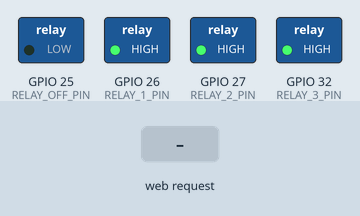
This sketch was run on a simulated ESP32. Shown: switched loads named in the sketch (green lamp = pin HIGH). The inputs (shaded band) are chosen by the test bench. WiFi joins after 1.5 s; servers stay silent unless stated; what the sketch prints to the serial monitor is not drawn.

Above: at 2.7 s.
2.8 s: HTTP request GET /speed1 received
At 4.0 s:
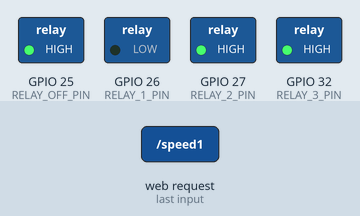
4.3 s: HTTP request GET /speed2 received
At 5.2 s:
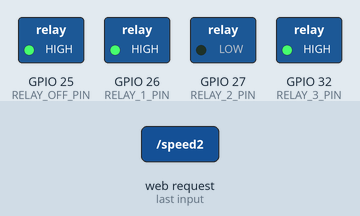
5.8 s: HTTP request GET /speed3 received
At 6.3 s:
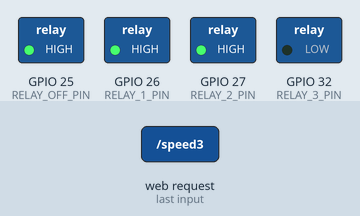
7.3 s: HTTP request GET /off received
At 8.6 s:
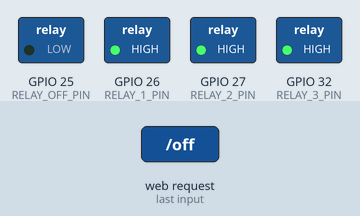
Timing chart, 0 to 9.8 s (numbered marks = the images above; inputs shaded):
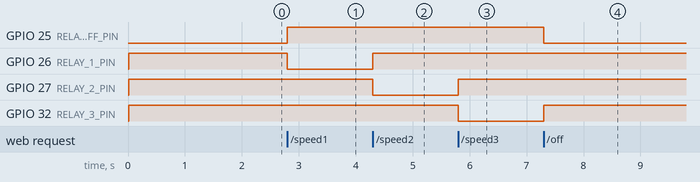

Measured:
- after the input at 2.8 s, GPIO 25 (RELAY_OFF_PIN): LOW → HIGH at once; GPIO 26 (RELAY_1_PIN): HIGH → LOW at once
- after the input at 4.3 s, GPIO 26 (RELAY_1_PIN): LOW → HIGH at once; GPIO 27 (RELAY_2_PIN): HIGH → LOW at once
- after the input at 5.8 s, GPIO 27 (RELAY_2_PIN): LOW → HIGH at once; GPIO 32 (RELAY_3_PIN): HIGH → LOW at once
- after the input at 7.3 s, GPIO 25 (RELAY_OFF_PIN): HIGH → LOW at once; GPIO 32 (RELAY_3_PIN): LOW → HIGH at once

The sketch:

ESP32_Fan_Control.ino
```cpp
#include <WiFi.h>
#include <WiFiClient.h>
#include <WebServer.h>

// Replace with your network credentials
const char* ssid = "YOUR_SSID";
const char* password = "YOUR_PASSWORD";

WebServer server(80);

// Define GPIO pins for relays
// Adjust these based on your ESP32 board and relay module connections
const int RELAY_OFF_PIN = 25; // Example: GPIO25 for Fan OFF
const int RELAY_1_PIN = 26;   // Example: GPIO26 for Speed 1
const int RELAY_2_PIN = 27;   // Example: GPIO27 for Speed 2
const int RELAY_3_PIN = 32;   // Example: GPIO32 for Speed 3

int currentFanState = 0; // 0:OFF, 1:Speed1, 2:Speed2, 3:Speed3

// HTML for the web interface
const char* HTML_CONTENT = R"rawliteral(
<!DOCTYPE html>
<html>
<head>
    <title>ESP32 Fan Control</title>
    <meta name="viewport" content="width=device-width, initial-scale=1">
    <style>
        body { font-family: Arial, sans-serif; text-align: center; margin: 50px; background-color: #f0f0f0; }
        .container { background-color: #fff; padding: 20px; border-radius: 8px; box-shadow: 0 2px 4px rgba(0,0,0,0.1); display: inline-block; }
        h1 { color: #333; }
        .button {
            display: block;
            width: 150px;
            padding: 15px;
            margin: 10px auto;
            font-size: 18px;
            cursor: pointer;
            border: none;
            border-radius: 5px;
            color: white;
            background-color: #007bff;
            transition: background-color 0.3s ease;
        }
        .button.off { background-color: #dc3545; }
        .button.speed { background-color: #28a745; }
        .button:hover { opacity: 0.9; }
        .status { margin-top: 20px; font-size: 1.2em; color: #555; }
    </style>
</head>
<body>
    <div class="container">
        <h1>ESP32 Fan Control</h1>
        <p class="status">Current Status: <span id="fanStatus">Unknown</span></p>
        <button class="button off" onclick="sendCmd('off')">Fan OFF</button>
        <button class="button speed" onclick="sendCmd('speed1')">Speed 1</button>
        <button class="button speed" onclick="sendCmd('speed2')">Speed 2</button>
        <button class="button speed" onclick="sendCmd('speed3')">Speed 3</button>
    </div>

    <script>
        function sendCmd(cmd) {
            var xhr = new XMLHttpRequest();
            xhr.open("GET", "/" + cmd, true);
            xhr.send();
            xhr.onload = function() {
                if (xhr.status == 200) {
                    updateStatus(cmd);
                } else {
                    document.getElementById("fanStatus").innerText = "Error sending command!";
                }
            };
        }

        function updateStatus(cmd) {
            let statusText = "OFF";
            switch(cmd) {
                case 'off': statusText = "OFF"; break;
                case 'speed1': statusText = "Speed 1"; break;
                case 'speed2': statusText = "Speed 2"; break;
                case 'speed3': statusText = "Speed 3"; break;
                default: statusText = "Unknown"; break;
            }
            document.getElementById("fanStatus").innerText = statusText;
        }

        function fetchStatus() {
            var xhr = new XMLHttpRequest();
            xhr.open("GET", "/status", true);
            xhr.onload = function() {
                if (xhr.status == 200) {
                    let state = parseInt(xhr.responseText);
                    let cmd = 'off';
                    switch(state) {
                        case 1: cmd = 'speed1'; break;
                        case 2: cmd = 'speed2'; break;
                        case 3: cmd = 'speed3'; break;
                    }
                    updateStatus(cmd);
                }
            };
            xhr.send();
        }

        // Fetch initial status when the page loads
        window.onload = fetchStatus;
    </script>
</body>
</html>
)rawliteral";

void setFanState(int state) {
  // Turn off all relays first to ensure only one is active
  digitalWrite(RELAY_OFF_PIN, HIGH); // Assuming HIGH means relay OFF (normally open)
  digitalWrite(RELAY_1_PIN, HIGH);
  digitalWrite(RELAY_2_PIN, HIGH);
  digitalWrite(RELAY_3_PIN, HIGH);

  // Activate the desired relay
  switch (state) {
    case 0: // OFF
      digitalWrite(RELAY_OFF_PIN, LOW); // Activate OFF relay
      break;
    case 1: // Speed 1
      digitalWrite(RELAY_1_PIN, LOW);
      break;
    case 2: // Speed 2
      digitalWrite(RELAY_2_PIN, LOW);
      break;
    case 3: // Speed 3
      digitalWrite(RELAY_3_PIN, LOW);
      break;
    default:
      // Should not happen
      break;
  }
  currentFanState = state;
}

void handleRoot() {
  server.send(200, "text/html", HTML_CONTENT);
}

void handleOff() {
  setFanState(0);
  server.send(200, "text/plain", "Fan OFF");
}

void handleSpeed1() {
  setFanState(1);
  server.send(200, "text/plain", "Speed 1 ON");
}

void handleSpeed2() {
  setFanState(2);
  server.send(200, "text/plain", "Speed 2 ON");
}

void handleSpeed3() {
  setFanState(3);
  server.send(200, "text/plain", "Speed 3 ON");
}

void handleStatus() {
  server.send(200, "text/plain", String(currentFanState));
}

void setup() {
  Serial.begin(115200);
  delay(10);

  // Initialize relay pins as outputs
  pinMode(RELAY_OFF_PIN, OUTPUT);
  pinMode(RELAY_1_PIN, OUTPUT);
  pinMode(RELAY_2_PIN, OUTPUT);
  pinMode(RELAY_3_PIN, OUTPUT);

  // Ensure all relays are off initially
  setFanState(0); // Set to OFF state

  // Connect to Wi-Fi
  Serial.print("Connecting to ");
  Serial.println(ssid);
  WiFi.begin(ssid, password);
  while (WiFi.status() != WL_CONNECTED) {
    delay(500);
    Serial.print(".");
  }
  Serial.println("");
  Serial.println("WiFi connected");
  Serial.println("IP address: ");
  Serial.println(WiFi.localIP());

  // Set up web server routes
  server.on("/", handleRoot);
  server.on("/off", handleOff);
  server.on("/speed1", handleSpeed1);
  server.on("/speed2", handleSpeed2);
  server.on("/speed3", handleSpeed3);
  server.on("/status", handleStatus);

  server.begin();
  Serial.println("HTTP server started");
}

void loop() {
  server.handleClient();
}
```
